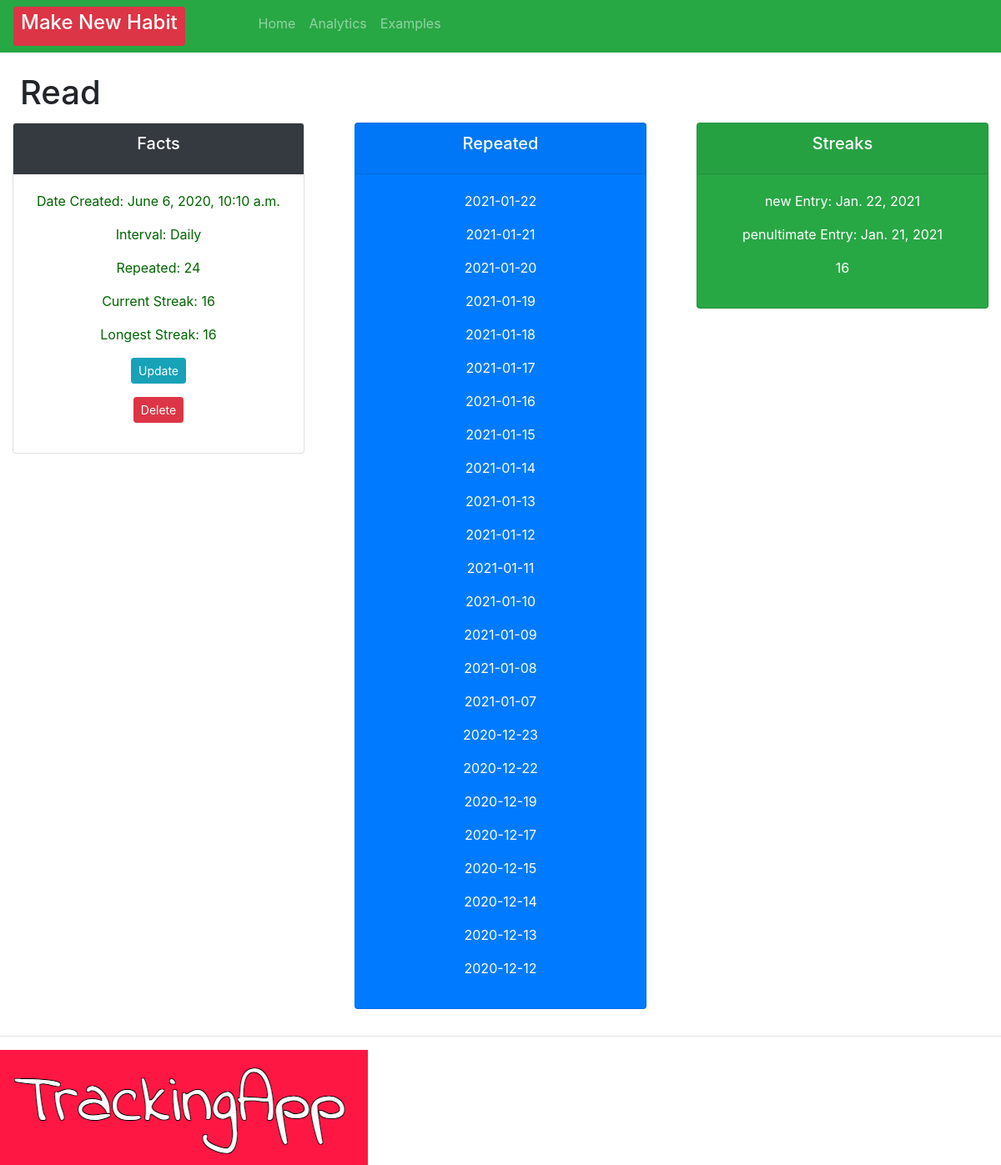
/habit/100, run on an earlier commit of the app's database.
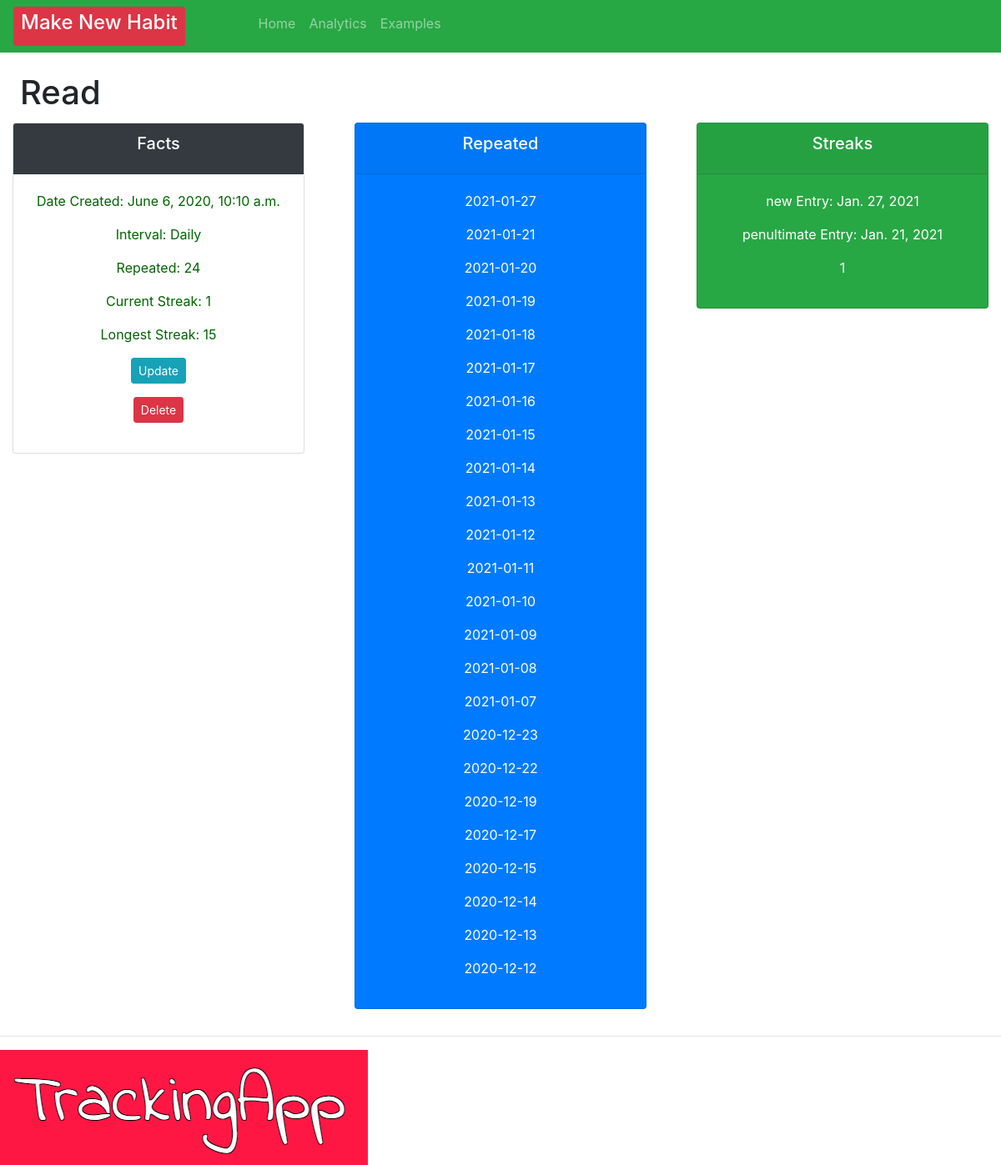
And on a later commit of the database.
### crm/models.py (models this page shows, shortened)
class Order(models.Model):
    INTERVAL = (
            ('Daily', 'Daily'),
            ('Weekly', 'Weekly' ),
                      )
    habit = models.CharField(max_length=200, null=True, blank=True)
    interval = models.CharField(max_length=400, null=True, choices=INTERVAL)
    checked = models.IntegerField(blank=True, default=0, null=True)
    streak = models.IntegerField(blank=True, default=0, null=True)
    longestStreak = models.IntegerField(blank=True, default=0, null=True)
    created = models.DateTimeField(auto_now=True, auto_now_add=False, editable=False, null=True, blank=True)
    checkedList = models.ManyToManyField(Repeats)
    timeStamp = models.DateTimeField(auto_now=True, blank=True)
    date_created = models.DateTimeField(auto_now_add=True, null=True, editable=False, blank=True)
    dateAsString = models.CharField(max_length=200, null=True, blank=True)

class Repeats(models.Model):
    dateAsString = models.CharField(max_length=200, null=True, blank=True)

### crm/views.py (the view)
# urls.py: path('habit/<str:pk>', views.habit, name="habit"),
def habit(request, pk):
    testData = [{
        'habit': 'Call Mum',
        'interval': 'Weekly',
        'date_created': '2020-09-12'
    }]
    repeats = Repeats.objects.get(id=pk)
    orders = Order.objects.all()
    order = Order.objects.get(id=pk)
    repeat = order.checkedList.filter()
    streak = order.streak
    dateArray = order.checkedList.all().order_by('-dateAsString')
    penultimate = dateArray[1].dateAsString
    lastChecked = parse_date(penultimate)
    today1 = dateArray.first().dateAsString
    today = parse_date(today1)
    order.save()
    context = {"today": today, "lastTimeStamp": lastChecked, "testData": testData, "current_streak":streak, "order":order, "repeats": repeats, "repeat": repeat}
    return render(request, 'habit/habit.html', context)

### crm/templates/habit/habit.html (shortened to what this page needs)
{% extends 'habit/main.html' %}
{% block content %}
<br>
<h1 style="margin-left: 2%; margin-bottom: 1%;">
    <td>
        {{ order.habit }}
    </td>
</h1>
<div class="row">
    <div class="col">
        <div class="col-md">
            <div class="card text-center text-white mb-3" id="total-orders">
                <div class="card-header  bg-dark">
                    <h5 class="card-title">Facts</h5>
                </div>
                <div class="card-body">
                    <p style="color: darkgreen">Date Created: {{order.date_created}}</p>
                    <p style="color: darkgreen">Interval: {{ order.interval }}</p>
                    <p style="color: darkgreen">Repeated: {{ order.checkedList.count }}</p>
                    <p style="color: darkgreen">Current Streak:  {{current_streak}}</p>
                    <p style="color: darkgreen">Longest Streak: {{order.longestStreak}}</p>
                    <p> <a a class="btn btn-sm btn-info" href="{% url 'update_habit' order.id %}">Update</a></p>
                    <p> <a a class="btn btn-sm btn-danger" href="{% url 'delete' order.id %}">Delete</a></p>
                </div>
            </div>
        </div>
    </div>
    <div class="col">
        <div class="col-md">
            <div class="card text-center text-white bg-primary mb-3" id="total-orders">
                <div class="card-header">
                    <h5 class="card-title text-white">Repeated</h5>
                </div>
                <div class="card-body">
                    {% for check in repeat reversed %}
                    <p>{{check.dateAsString}}</p>
                    {%endfor%}
                </div>
            </div>
        </div>
    </div>
    <div class="col">
        <div class="col-md">
            <div class="card text-center mb-3 bg-success text-white" id="total-orders">
                <div class="card-header">
                    <h5 class="card-title">Streaks</h5>
                </div>
                <div class="card-body">
                    <p>new Entry: {{today}}</p>
                    <p>penultimate Entry: {{lastTimeStamp}}</p>
                    <p>    {{current_streak}}        </p>
                </div>
            </div>
        </div>
    </div>
</div>
{% endblock %}

What changed in the data, as far as the page shows it:
removed Repeats: dateAsString "2021-01-22"
changed Order "Read": longestStreak "16" → "15"
now on this page (row edited): Repeats: dateAsString "2021-01-27"
Also different on the page:
{{ current_streak }}: "16" → "1"
{{ today }}: "Jan. 22, 2021" → "Jan. 27, 2021"
